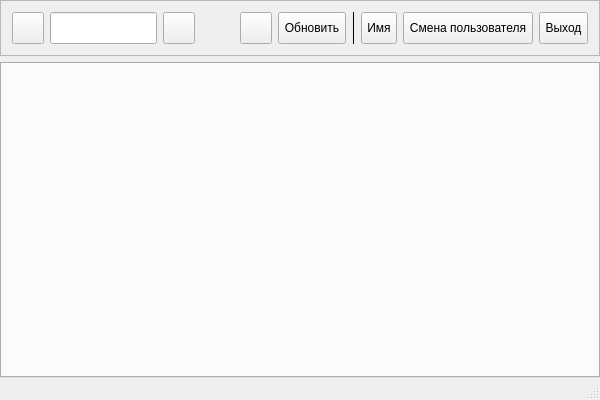
<?xml version="1.0" encoding="UTF-8"?>
<ui version="4.0">
 <class>MainWindow</class>
 <widget class="QMainWindow" name="MainWindow">
  <property name="geometry">
   <rect>
    <x>0</x>
    <y>0</y>
    <width>600</width>
    <height>400</height>
   </rect>
  </property>
  <property name="windowTitle">
   <string>MainWindow</string>
  </property>
  <property name="windowIcon">
   <iconset theme="web-vk">
    <normaloff>.</normaloff>.</iconset>
  </property>
  <widget class="QWidget" name="centralWidget">
   <layout class="QVBoxLayout" name="verticalLayout">
    <property name="leftMargin">
     <number>0</number>
    </property>
    <property name="topMargin">
     <number>0</number>
    </property>
    <property name="rightMargin">
     <number>0</number>
    </property>
    <property name="bottomMargin">
     <number>0</number>
    </property>
    <item>
     <widget class="QFrame" name="headerBar">
      <property name="sizePolicy">
       <sizepolicy hsizetype="Preferred" vsizetype="Fixed">
        <horstretch>0</horstretch>
        <verstretch>0</verstretch>
       </sizepolicy>
      </property>
      <property name="autoFillBackground">
       <bool>true</bool>
      </property>
      <property name="frameShape">
       <enum>QFrame::StyledPanel</enum>
      </property>
      <layout class="QHBoxLayout" name="horizontalLayout">
       <item>
        <widget class="QToolButton" name="buttonOpenUserPage">
         <property name="minimumSize">
          <size>
           <width>32</width>
           <height>32</height>
          </size>
         </property>
         <property name="statusTip">
          <string>Открыть страницу</string>
         </property>
         <property name="icon">
          <iconset theme="cs-user">
           <normaloff>.</normaloff>.</iconset>
         </property>
         <property name="iconSize">
          <size>
           <width>16</width>
           <height>16</height>
          </size>
         </property>
         <property name="checkable">
          <bool>true</bool>
         </property>
        </widget>
       </item>
       <item>
        <widget class="QLineEdit" name="editUserName">
         <property name="minimumSize">
          <size>
           <width>32</width>
           <height>32</height>
          </size>
         </property>
        </widget>
       </item>
       <item>
        <widget class="QToolButton" name="buttonOpenUserPageGo">
         <property name="minimumSize">
          <size>
           <width>32</width>
           <height>32</height>
          </size>
         </property>
         <property name="icon">
          <iconset theme="go-next">
           <normaloff>.</normaloff>.</iconset>
         </property>
         <property name="iconSize">
          <size>
           <width>16</width>
           <height>16</height>
          </size>
         </property>
        </widget>
       </item>
       <item>
        <spacer name="horizontalSpacer">
         <property name="orientation">
          <enum>Qt::Horizontal</enum>
         </property>
         <property name="sizeHint" stdset="0">
          <size>
           <width>40</width>
           <height>20</height>
          </size>
         </property>
        </spacer>
       </item>
       <item>
        <widget class="QToolButton" name="buttonOpenLink">
         <property name="minimumSize">
          <size>
           <width>32</width>
           <height>32</height>
          </size>
         </property>
         <property name="statusTip">
          <string>Открыть в браузере</string>
         </property>
         <property name="icon">
          <iconset theme="applications-internet"/>
         </property>
         <property name="iconSize">
          <size>
           <width>16</width>
           <height>16</height>
          </size>
         </property>
        </widget>
       </item>
       <item>
        <widget class="QToolButton" name="buttonUpdate">
         <property name="minimumSize">
          <size>
           <width>32</width>
           <height>32</height>
          </size>
         </property>
         <property name="statusTip">
          <string>Обновить</string>
         </property>
         <property name="text">
          <string>Обновить</string>
         </property>
         <property name="icon">
          <iconset theme="view-refresh">
           <normaloff>.</normaloff>.</iconset>
         </property>
         <property name="iconSize">
          <size>
           <width>16</width>
           <height>16</height>
          </size>
         </property>
        </widget>
       </item>
       <item>
        <widget class="Line" name="line">
         <property name="frameShadow">
          <enum>QFrame::Plain</enum>
         </property>
         <property name="orientation">
          <enum>Qt::Vertical</enum>
         </property>
        </widget>
       </item>
       <item>
        <widget class="QToolButton" name="buttonUser">
         <property name="minimumSize">
          <size>
           <width>32</width>
           <height>32</height>
          </size>
         </property>
         <property name="text">
          <string>Имя</string>
         </property>
         <property name="icon">
          <iconset resource="res/resource.qrc">
           <normaloff>:/icons/icon.svg</normaloff>:/icons/icon.svg</iconset>
         </property>
         <property name="iconSize">
          <size>
           <width>16</width>
           <height>16</height>
          </size>
         </property>
         <property name="toolButtonStyle">
          <enum>Qt::ToolButtonTextBesideIcon</enum>
         </property>
        </widget>
       </item>
       <item>
        <widget class="QToolButton" name="buttonSwitchUser">
         <property name="minimumSize">
          <size>
           <width>32</width>
           <height>32</height>
          </size>
         </property>
         <property name="statusTip">
          <string>Сменить позьзователя</string>
         </property>
         <property name="text">
          <string>Смена пользователя</string>
         </property>
         <property name="icon">
          <iconset theme="system-reboot">
           <normaloff>.</normaloff>.</iconset>
         </property>
         <property name="iconSize">
          <size>
           <width>16</width>
           <height>16</height>
          </size>
         </property>
        </widget>
       </item>
       <item>
        <widget class="QToolButton" name="buttonLogout">
         <property name="minimumSize">
          <size>
           <width>32</width>
           <height>32</height>
          </size>
         </property>
         <property name="statusTip">
          <string>Завершить сеанс</string>
         </property>
         <property name="text">
          <string>Выход</string>
         </property>
         <property name="icon">
          <iconset theme="system-log-out">
           <normaloff>.</normaloff>.</iconset>
         </property>
         <property name="iconSize">
          <size>
           <width>16</width>
           <height>16</height>
          </size>
         </property>
        </widget>
       </item>
      </layout>
     </widget>
    </item>
    <item>
     <widget class="QTabWidget" name="tabWidget">
      <property name="iconSize">
       <size>
        <width>24</width>
        <height>24</height>
       </size>
      </property>
      <property name="tabsClosable">
       <bool>true</bool>
      </property>
     </widget>
    </item>
   </layout>
  </widget>
  <widget class="QMenuBar" name="menuBar">
   <property name="geometry">
    <rect>
     <x>0</x>
     <y>0</y>
     <width>600</width>
     <height>21</height>
    </rect>
   </property>
  </widget>
  <widget class="QStatusBar" name="statusBar"/>
 </widget>
 <layoutdefault spacing="6" margin="11"/>
 <resources>
  <include location="res/resource.qrc"/>
 </resources>
 <connections>
  <connection>
   <sender>buttonLogout</sender>
   <signal>clicked()</signal>
   <receiver>MainWindow</receiver>
   <slot>logout()</slot>
   <hints>
    <hint type="sourcelabel">
     <x>376</x>
     <y>43</y>
    </hint>
    <hint type="destinationlabel">
     <x>199</x>
     <y>149</y>
    </hint>
   </hints>
  </connection>
  <connection>
   <sender>buttonSwitchUser</sender>
   <signal>clicked()</signal>
   <receiver>MainWindow</receiver>
   <slot>switchSession()</slot>
   <hints>
    <hint type="sourcelabel">
     <x>343</x>
     <y>43</y>
    </hint>
    <hint type="destinationlabel">
     <x>199</x>
     <y>149</y>
    </hint>
   </hints>
  </connection>
  <connection>
   <sender>editUserName</sender>
   <signal>returnPressed()</signal>
   <receiver>buttonOpenUserPageGo</receiver>
   <slot>animateClick()</slot>
   <hints>
    <hint type="sourcelabel">
     <x>101</x>
     <y>45</y>
    </hint>
    <hint type="destinationlabel">
     <x>179</x>
     <y>45</y>
    </hint>
   </hints>
  </connection>
 </connections>
 <slots>
  <slot>switchSession()</slot>
  <slot>logout()</slot>
 </slots>
</ui>
